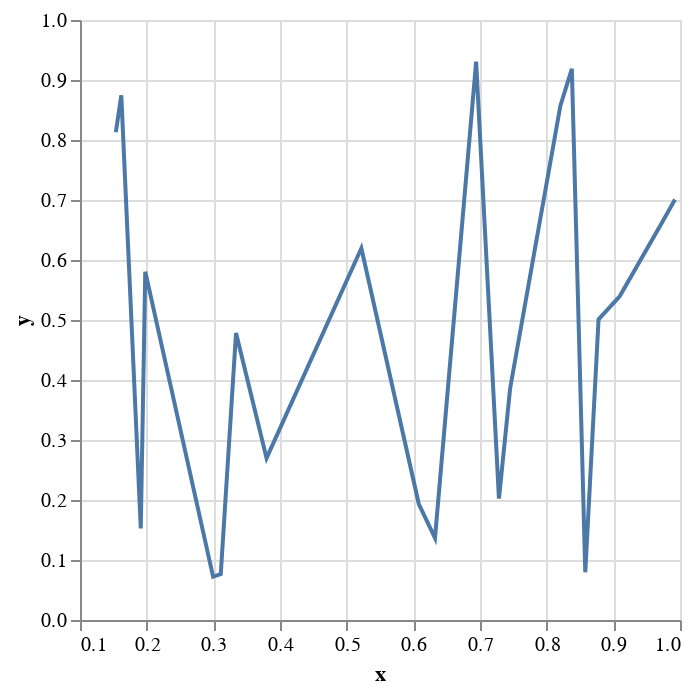

Source (notebook cell):
### Code cell
lineplot([df[:x] df[:y]])

### Figure 1 — Vega-Lite specification as saved in the notebook (floating-point values rounded to 4 significant figures)
{"data": {"values": [{"x": 0.162, "y": 0.8745}, {"x": 0.1979, "y": 0.5806}, {"x": 0.5221, "y": 0.6196}, {"x": 0.3111, "y": 0.07645}, {"x": 0.1537, "y": 0.8128}, {"x": 0.334, "y": 0.4782}, {"x": 0.8778, "y": 0.501}, {"x": 0.9746, "y": 0.6655}, {"x": 0.9924, "y": 0.7009}, {"x": 0.3798, "y": 0.2698}, {"x": 0.8579, "y": 0.07951}, {"x": 0.6942, "y": 0.9305}, {"x": 0.6325, "y": 0.1368}, {"x": 0.8206, "y": 0.8572}, {"x": 0.7452, "y": 0.3859}, {"x": 0.2997, "y": 0.07221}, {"x": 0.9095, "y": 0.5396}, {"x": 0.6082, "y": 0.1933}, {"x": 0.1911, "y": 0.1525}, {"x": 0.7284, "y": 0.2023}, {"x": 0.8378, "y": 0.9186}]}, "encoding": {"x": {"field": "x", "type": "quantitative"}, "y": {"field": "y", "type": "quantitative"}}, "mark": "line"}
